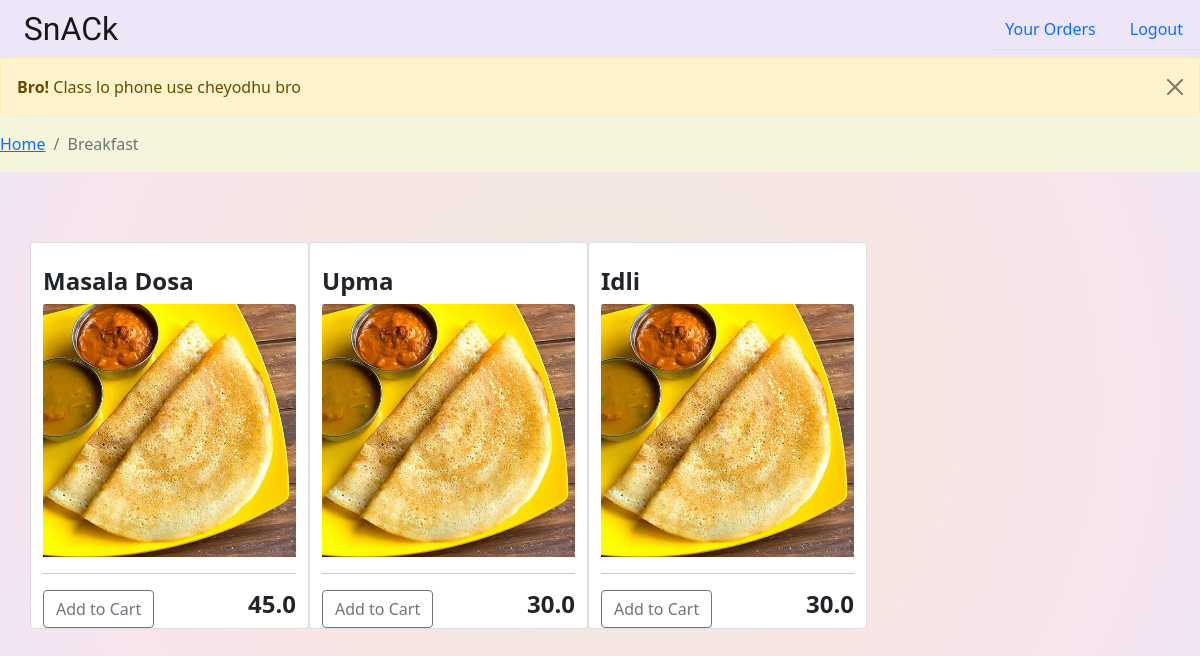
The app's page /menu/breakfast with its own data.
### menu/models.py (models this page shows, shortened)
class Food(models.Model):
	food_id=models.UUIDField(default=uuid.uuid4, editable=False, unique=True)
	fname = models.CharField(max_length=200)
	price = models.FloatField()
	fimage = models.ImageField(null=True, blank=True, upload_to='static/images/')
	is_veg=models.BooleanField(default=True)
	time=[('breakfast','breakfast'),('lunch','lunch'),('snacks','snacks'),('beverages','beverages'),('chips','chips')]
	meal_time=models.CharField(max_length=50,choices=time) #choices - Breakfast,Lunch,Snacks,Beverages
	combo = models.ForeignKey(Combo,on_delete=models.SET_NULL, null=True, blank=True)

### menu/views.py (the view)
# urls.py: path('menu/breakfast',views.breakFast,name='breakfast'),
def breakFast(request):
    return render(request,'./breakfast.html',context={'food':Food.objects.filter(meal_time='breakfast')})

### menu/templates/breakfast.html (shortened to what this page needs)
{% load static%}
<!doctype html>
<html lang="en">
<head>
    <link href="https://cdn.jsdelivr.net/npm/bootstrap@5.0.0-beta2/dist/css/bootstrap.min.css" rel="stylesheet"
>
    <link rel="stylesheet" href="{% static 'css/breakfast.css'%}">
    <div class="header">
        <nav class="navbar navbar-expand-lg navbar-light" style="background-color: #ede6f8;">
            <a class="navbar-brand fontt" href="#">&nbsp;&nbsp;&nbsp;SnACk</a>
            <div class="navbar" id="navbarSupportedContent">
                <ul class="nav nav-tabs">
                    <li class="nav-item">
                        <a class="nav-link" href="#">Your Orders</a>
                    </li>
                    <li class="nav-item">
                        <a class="nav-link" aria-current="page" href="{% url 'studentlogout' %}">Logout</a>
                    </li>
                </ul>
            </div>
        </nav>
        <div class="alert alert-warning alert-dismissible fade show" role="alert">
            <strong>Bro!</strong> Class lo phone use cheyodhu bro
            <button type="button" class="btn-close" data-bs-dismiss="alert" aria-label="Close"></button>
        </div>
        <nav aria-label="breadcrumb">
            <ol class="breadcrumb">
                <li class="breadcrumb-item"><a href="{% url 'menu' %}">Home</a></li>
                <li class="breadcrumb-item active" aria-current="page">Breakfast</li>
            </ol>
        </nav>
    </div>
</head>
<body class="bg">
<div class="container my-4">
        <div class="row">
            <div class="row  row-cols-lg-4 row-cols-sm-2 g-4">
                {% for f in food %}
                <div class="card">
                    <div class="product">
                        <br>
                        <h4><strong>{{f.fname}}</strong></h4>
                        <img src="{{f.fimage.url}}" class="card-img-top"  alt="...">
                        <hr>
                        <a href={% url 'add_to_cart' f.food_id %}><button
                            class="btn btn-outline-secondary add-btn update-cart">Add to Cart</button></a>
                        <h4 style="float: right"><strong>{{f.price}}</strong></h4>
                    </div>
                </div>
                {% endfor %}
            </div>
        </div>
    </div>
</body>
</html>

### menu/static/css/breakfast.css (style rules this page uses)
.bg { padding-top: 170px; background-image: radial-gradient(circle, #ece9e1, #f3e7e0, #f8e5e5, #f7e4ee, #ede6f8); min-height: 100%; min-width: 100%; background-repeat: no-repeat; background-attachment: fixed; }
.navbar { position: relative; display: flex; flex-wrap: wrap; align-items: center; justify-content: space-between; padding-top: 0; padding-bottom: 0; }
.fontt { font-family: 'Londrina Solid', cursive; font-size: 2rem; line-height: 1.5; }
body, html { height: 100%; margin: 0; }

### menu/templates/breakfast.html (style rules this page uses)
.header { overflow: hidden; position: fixed; z-index: 2; top: 0; background-color: beige; margin-top: 0px; width: 100%; }

### records on screen
Food: fname "Masala Dosa", fimage (picture), price "45.0"
Food: fname "Upma", fimage (picture), price "30.0"
Food: fname "Idli", fimage (picture), price "30.0"
